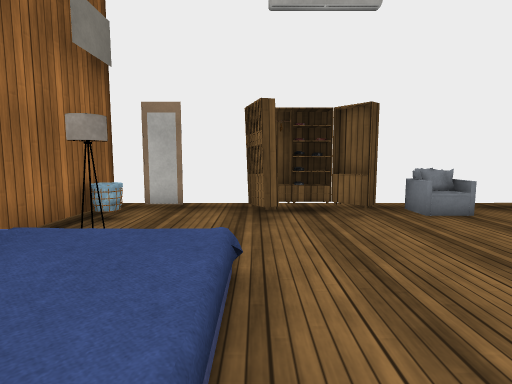
View 1 (above)

14 first-person views from a walk through a scene from a Unity 3-D project. The camera is 1.2 m above the floor, tilts 6° down and sees 80° across. The floor is counted in squares, 1 m on a side. Each view is taken from the middle of a square. On the plan, view 1 faces up. The plan holds only what a view shows up to about 13 squares ahead; the rest is blank. The place goes on beyond the plan. The player is left out. Some surface patterns are stand-ins.

View 2
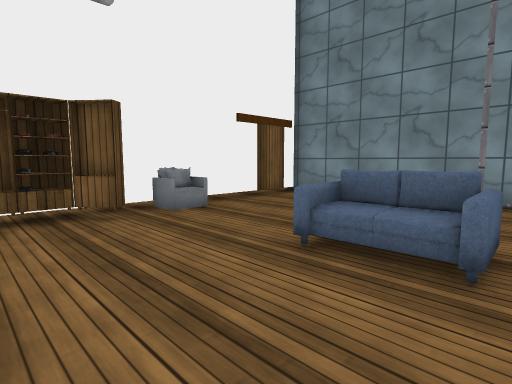

View 3
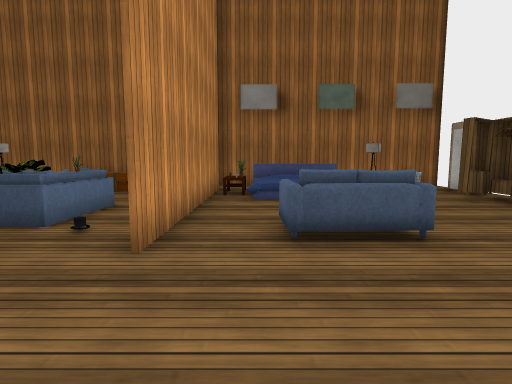

View 4
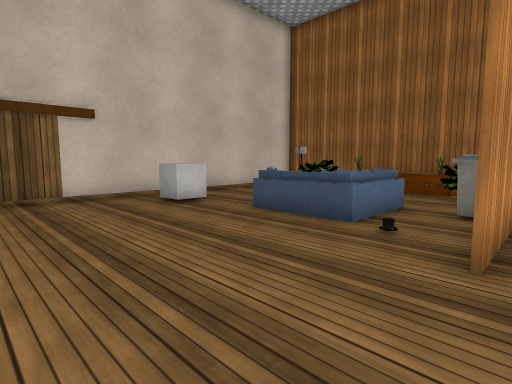

View 5
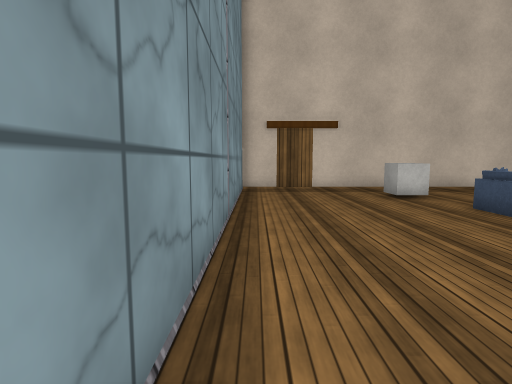

View 6
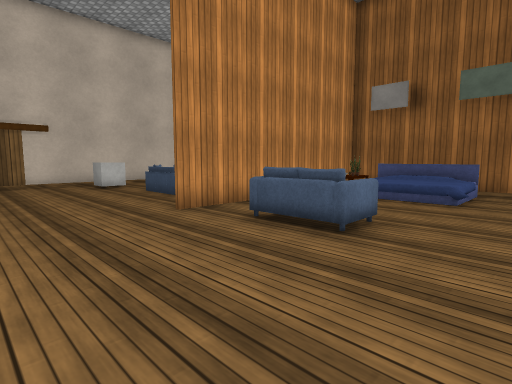

View 7
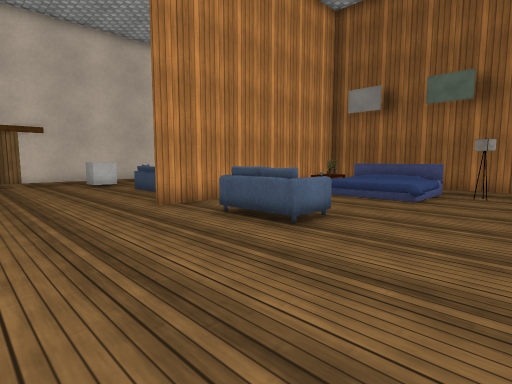

View 8
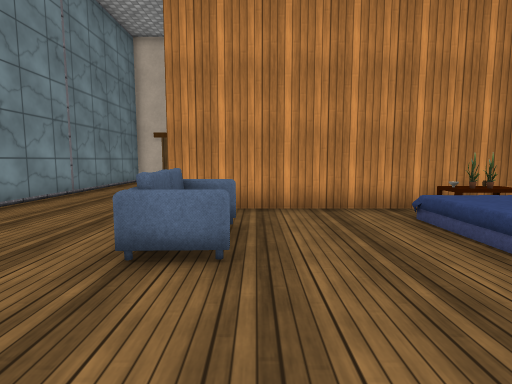

View 9
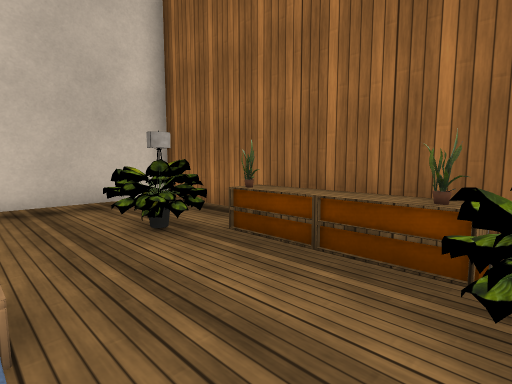

View 10
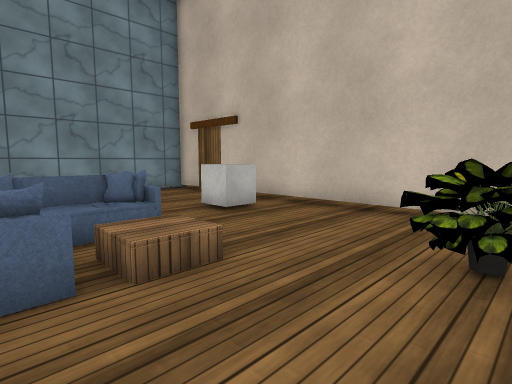

View 11
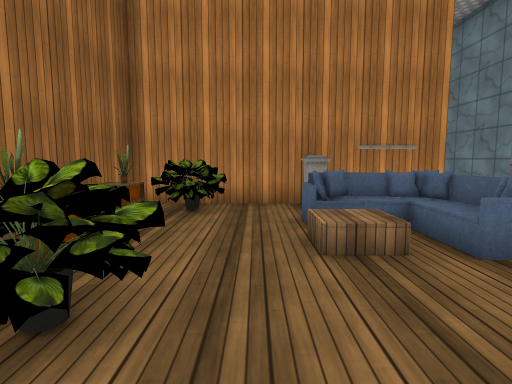

View 12
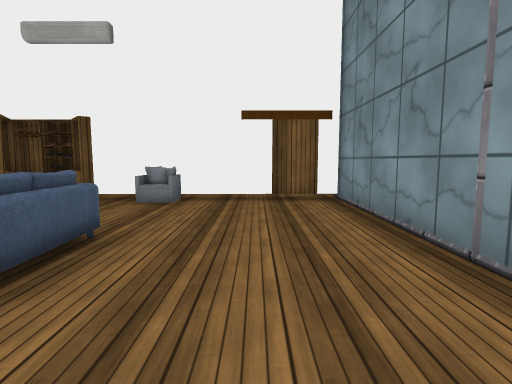

View 13
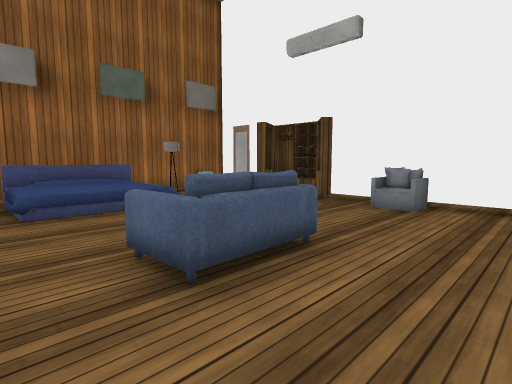

View 14
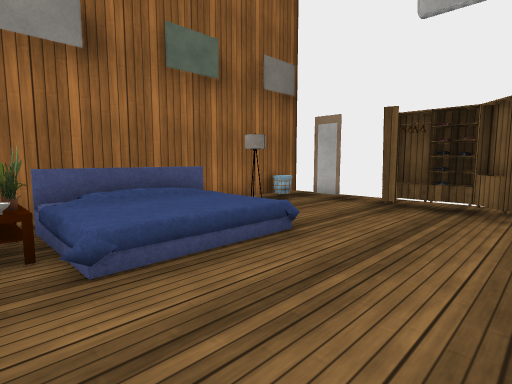

### Floor plan
Key: @ floor where view 1 was taken; # wall or solid block; . floor; / step, stairs or slope; v drop or lower ground; M mirror; C cupboard; B basket; L lamp; E bed; S sofa; P plant; U cube; O other object.
Columns run from 4 left of view 1 to 10 right of it. Each row starts with its distance up from view 1.
  8 ###############
  7 #MM.CCC.OO....#
  6 #B..C.C.......#
  5 #.............#
  4 #.L...........#
  3 #E///.........#
  2 #v  ....S.....#
  1 #v  /...SS....#
  0 # P/@.........#
 -1 ##PO#.........#
 -2 ##OO#OO###....#
 -3 ##OO..../.....#
 -4 #P...SSSS.....#
 -5 #O...S.OS.....#
 -6 #O...O.SS.....#
 -7 #POO..........#
 -8 ##OO..........#
 -9 ##L.....U.....#
-10  #L...........#
-11  ##############

Positions as (right, up) in squares from view 1, and headings:
1: (0, 0), facing up
2: (0, 0), facing up-right
3: (9, 0), facing left
4: (9, -1), facing down-left
5: (9, 1), facing down
6: (9, 5), facing down-left
7: (9, 6), facing down-left
8: (3, 6), facing down
9: (1, -3), facing down-left
10: (-2, -4), facing down-right
11: (0, -10), facing up
12: (7, -2), facing up
13: (7, -1), facing up-left
14: (3, -1), facing up-left
